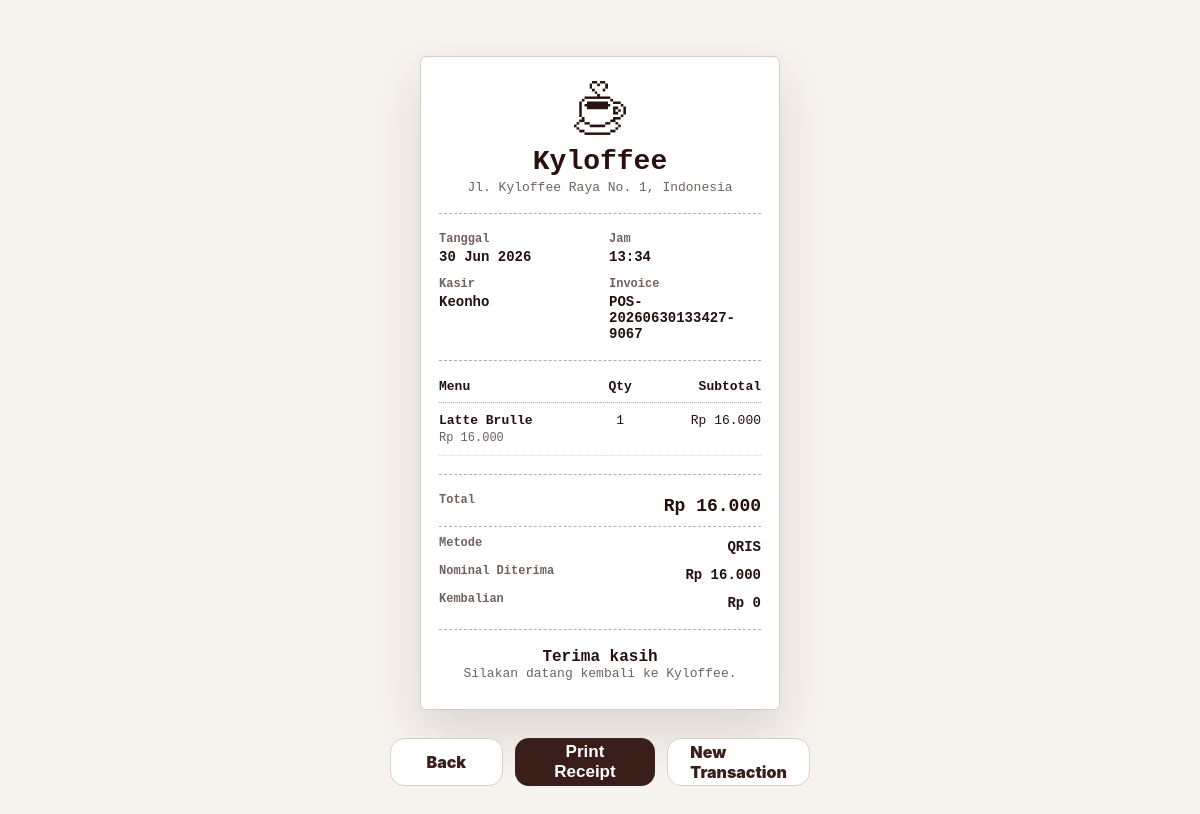
The app's page /pos/receipt/POS-20260630133427-9067 (signed in) with its own data.
### tables this page shows
CREATE TABLE users (
                id INTEGER PRIMARY KEY AUTOINCREMENT,
                full_name TEXT NOT NULL,
                email TEXT UNIQUE NOT NULL,
                password_hash TEXT NOT NULL,
                role TEXT NOT NULL,
                created_at TIMESTAMP DEFAULT CURRENT_TIMESTAMP
            , staff_phone TEXT, staff_position TEXT DEFAULT 'Staff', joined_date TEXT, staff_status TEXT DEFAULT 'Aktif', is_active INTEGER NOT NULL DEFAULT 1);

CREATE TABLE pos_transactions (
                id INTEGER PRIMARY KEY AUTOINCREMENT,
                order_code TEXT NOT NULL UNIQUE,
                transaction_date TEXT NOT NULL,
                transaction_time TEXT NOT NULL,
                customer_name TEXT DEFAULT 'Walk-in Customer',
                payment_method TEXT DEFAULT 'Tunai',
                subtotal_amount INTEGER NOT NULL DEFAULT 0,
                discount_amount INTEGER NOT NULL DEFAULT 0,
                tax_amount INTEGER NOT NULL DEFAULT 0,
                operational_cost INTEGER NOT NULL DEFAULT 0,
                total_amount INTEGER NOT NULL DEFAULT 0,
                item_count INTEGER NOT NULL DEFAULT 0,
                status TEXT NOT NULL DEFAULT 'Selesai',
                staff_id INTEGER,
                created_at TIMESTAMP DEFAULT CURRENT_TIMESTAMP
            );

CREATE TABLE pos_transaction_items (
                id INTEGER PRIMARY KEY AUTOINCREMENT,
                transaction_id INTEGER NOT NULL,
                menu_id INTEGER,
                menu_name TEXT NOT NULL,
                quantity INTEGER NOT NULL DEFAULT 1,
                unit_price INTEGER NOT NULL DEFAULT 0,
                subtotal INTEGER NOT NULL DEFAULT 0,
                created_at TIMESTAMP DEFAULT CURRENT_TIMESTAMP
            );

### app.py (the view)
@app.route("/pos/receipt/<order_code>")
@staff_required
def pos_receipt(order_code):
    order_code = normalize_order_code(order_code)
    transaction = fetch_transaction_detail(order_code)
    if transaction is None:
        flash("Transaksi tidak ditemukan.", "error")
        return redirect(url_for("pos"))
    payment = get_payment_details(order_code, transaction)
    return render_template(
        "receipt.html",
        transaction=transaction,
        payment=payment,
        received_display=format_currency(payment["received_amount"]),
        change_display=format_currency(payment["change_amount"]),
    )

### app.py (called while the page is built, shortened)
def get_db():
    global REMOTE_DB_FAILED
    if "db" not in g:
        should_try_mysql = DB_USE_MYSQL and not (REMOTE_DB_FAILED and DB_FALLBACK_SQLITE)
        sqlite_conn = sqlite3.connect(DATABASE)
        sqlite_conn.row_factory = sqlite3.Row
        g.db = DatabaseConnection(sqlite_conn, is_mysql=False)
    return g.db

def execute_script_commit(script):
    db = get_db()
    try:
        db.executescript(script)
        db.commit()
        app.logger.debug("DB script commit successful.")
    except Exception:
        db.rollback()
        app.logger.exception("DB schema change failed and rollback executed.")
        raise

def fetch_all_dict(cursor):
    rows = cursor.fetchall()
    if not rows:
        return []
    if isinstance(rows[0], dict):
        return rows
    columns = [col[0] for col in cursor.description]
    return [dict(zip(columns, row)) for row in rows]

def row_to_dict(row):
    if row is None:
        return {}
    if isinstance(row, dict):
        return row
    return dict(row)

def format_currency(amount):
    return f"Rp {int(amount or 0):,}".replace(",", ".")

def format_short_date(value):
    month_names = ["Jan", "Feb", "Mar", "Apr", "Mei", "Jun", "Jul", "Agu", "Sep", "Okt", "Nov", "Des"]
    return f"{value.day} {month_names[value.month - 1]} {value.year}"

def parse_report_date(value):
    if not value:
        return None
    try:
        return datetime.strptime(value, "%Y-%m-%d").date()
    except ValueError:
        return None

def normalize_order_code(value):
    value = str(value or "").strip().upper()
    allowed = "ABCDEFGHIJKLMNOPQRSTUVWXYZ0123456789-_"
    cleaned = "".join(char for char in value if char in allowed)
    return cleaned[:60]

def get_payment_details(order_code, transaction):
    stored = session.get("last_payment") or {}
    if stored.get("order_code") == order_code:
        return {
            "method": stored.get("payment_method") or transaction.get("payment_method") or "-",
            "received_amount": int(stored.get("received_amount") or 0),
            "change_amount": int(stored.get("change_amount") or 0),
        }
    total_amount = int(transaction.get("total_amount") or 0)
    return {
        "method": transaction.get("payment_method") or "-",
        "received_amount": total_amount,
        "change_amount": 0,
    }

    def adapt_sql(self, sql):
        if self.is_mysql:
            return sql.replace("?", "%s")
        return sql

    def commit(self):
        return self.conn.commit()

### templates/receipt.html (shortened to what this page needs)
{% extends 'base.html' %}
{% block body %}
<main class="receipt-page receipt-page--thermal">
    <section class="receipt-shell receipt-shell--thermal">
        <article class="thermal-receipt" id="receipt-print-area">
            <header class="thermal-receipt__header">
                <img src="{{ url_for('static', filename='assets/logo-coffee.png') }}" alt="Kyloffee" class="thermal-receipt__logo">
                <h1>Kyloffee</h1>
                <p>Jl. Kyloffee Raya No. 1, Indonesia</p>
            </header>
            <div class="thermal-divider"></div>
            <section class="thermal-meta">
                <div>
                    <span>Tanggal</span>
                    <strong>{{ transaction.date_display }}</strong>
                </div>
                <div>
                    <span>Jam</span>
                    <strong>{{ transaction.time_display }}</strong>
                </div>
                <div>
                    <span>Kasir</span>
                    <strong>{{ transaction.staff_name or 'Staff' }}</strong>
                </div>
                <div>
                    <span>Invoice</span>
                    <strong>{{ transaction.order_code }}</strong>
                </div>
            </section>
            <div class="thermal-divider"></div>
            <table class="thermal-table">
                <thead>
                    <tr>
                        <th>Menu</th>
                        <th>Qty</th>
                        <th>Subtotal</th>
                    </tr>
                </thead>
                <tbody>
                    {% for item in transaction['items'] %}
                        <tr>
                            <td>
                                <strong>{{ item.menu_name }}</strong>
                                <span>{{ item.unit_price_display }}</span>
                            </td>
                            <td>{{ item.quantity }}</td>
                            <td>{{ item.subtotal_display }}</td>
                        </tr>
                    {% endfor %}
                </tbody>
            </table>
            <div class="thermal-divider"></div>
            <section class="thermal-total-list">
                <div class="thermal-grand-total">
                    <span>Total</span>
                    <strong>{{ transaction.total_display }}</strong>
                </div>
                <div>
                    <span>Metode</span>
                    <strong>{{ payment.method }}</strong>
                </div>
                <div>
                    <span>Nominal Diterima</span>
                    <strong>{{ received_display }}</strong>
                </div>
                <div>
                    <span>Kembalian</span>
                    <strong>{{ change_display }}</strong>
                </div>
            </section>
            <div class="thermal-divider"></div>
            <footer class="thermal-receipt__footer">
                <strong>Terima kasih</strong>
                <p>Silakan datang kembali ke Kyloffee.</p>
            </footer>
        </article>
        <div class="receipt-actions no-print">
            <a href="{{ url_for('payment_success', order_code=transaction.order_code) }}" class="secondary-payment-button">Back</a>
            <button type="button" onclick="window.print()" class="pos-checkout-button">Print Receipt</button>
            <a href="{{ url_for('pos') }}" class="secondary-payment-button">New Transaction</a>
        </div>
    </section>
</main>
{% endblock %}

### static/css/style.css (style rules this page uses)
:root { --brown: #1d1008; --brown-2: #2a180d; --cream: #fbf3ec; --cream-2: #f6eee8; --line: #ded1c8; --text: #24120c; --muted: #72625b; --white: #fff; --danger: #b83a2f; --success: #2f7d4f; }
* { box-sizing: border-box; }
html, body { min-height: 100%; }
body { margin: 0; font-family: Arial, Helvetica, sans-serif; color: var(--text); background: #fbfaf8; }
a { color: inherit; }
.pos-checkout-button { width: 100%; min-height: 52px; margin-top: 18px; border: 0; border-radius: 14px; background: var(--brown); color: white; font-size: 17px; font-weight: 900; cursor: pointer; }
.pos-page, .payment-result-page, .receipt-page { --payment-bg: #F7F3EE; --payment-primary: #3A1E1A; --payment-border: #D8CFC8; --payment-hover: #4D2823; --payment-muted: #7B6E68; --payment-card: #FFFFFF; font-family: "Inter", "Poppins", Arial, Helvetica, sans-serif; }
.small-button, .pos-add-button, .pos-checkout-button { background: var(--payment-primary); border-radius: 14px; }
.pos-checkout-button { display: inline-flex; align-items: center; justify-content: center; text-align: center; text-decoration: none; }
.payment-result-page, .receipt-page { min-height: 100vh; display: grid; place-items: center; padding: 40px; background: var(--payment-bg); }
.payment-success-actions, .receipt-actions { display: flex; justify-content: center; gap: 12px; margin-top: 26px; }
.payment-success-actions .pos-checkout-button, .receipt-actions .pos-checkout-button { width: auto; margin-top: 0; padding: 0 24px; }
.secondary-payment-button { min-height: 52px; display: inline-flex; align-items: center; justify-content: center; padding: 0 22px; border: 1px solid var(--payment-border); border-radius: 14px; background: white; color: var(--payment-primary); font-weight: 900; text-decoration: none; cursor: pointer; }
.receipt-shell { width: min(100%, 520px); }
.payment-order-totals div, .thermal-total-list div { display: flex; justify-content: space-between; gap: 18px; }
.receipt-page--thermal { min-height: 100vh; padding: 56px 24px; background: #f7f3ee; }
.receipt-shell--thermal { width: min(100%, 420px); margin: 0 auto; }
.thermal-receipt { width: min(100%, 360px); margin: 0 auto; padding: 24px 18px 28px; border: 1px solid #d8cfc8; border-radius: 6px; background: white; color: #24110e; font-family: "Courier New", Courier, monospace; box-shadow: 0 22px 50px rgba(58, 30, 26, .14); }
.thermal-receipt__header, .thermal-receipt__footer { text-align: center; }
.thermal-receipt__logo { width: 54px; height: 54px; object-fit: contain; }
.thermal-receipt h1 { margin: 8px 0 4px; color: #2a100d; font-size: 28px; line-height: 1; }
.thermal-receipt p { margin: 0; color: #6f625d; font-size: 13px; }
.thermal-divider { margin: 18px 0; border-top: 1px dashed #b9ada8; }
.thermal-meta { display: grid; grid-template-columns: 1fr 1fr; gap: 12px 18px; }
.thermal-meta span, .thermal-total-list span { display: block; color: #6f625d; font-size: 12px; font-weight: 700; }
.thermal-meta strong, .thermal-total-list strong { display: block; margin-top: 3px; color: #24110e; font-size: 14px; word-break: break-word; }
.thermal-table { width: 100%; border-collapse: collapse; font-size: 13px; }
.thermal-table th { padding: 0 0 8px; border-bottom: 1px dotted #b9ada8; color: #24110e; text-align: left; }
.thermal-table th:nth-child(2), .thermal-table td:nth-child(2) { text-align: center; }
.thermal-table th:last-child, .thermal-table td:last-child { text-align: right; }
.thermal-table td { padding: 10px 0; border-bottom: 1px dotted #e1d8d1; vertical-align: top; }
.thermal-table td strong { display: block; font-size: 13px; }
.thermal-table td span { display: block; margin-top: 3px; color: #6f625d; font-size: 12px; }
.thermal-total-list { display: grid; gap: 9px; }
.thermal-grand-total { padding-bottom: 10px; border-bottom: 1px dashed #b9ada8; }
.thermal-grand-total strong { font-size: 18px; }
.receipt-shell--thermal .receipt-actions { margin-top: 28px; display: grid; grid-template-columns: 1fr 1.25fr 1fr; gap: 12px; }
.receipt-shell--thermal .receipt-actions > * { min-height: 48px; }

### records on screen
pos_transactions: method "QRIS"
pos_transaction_items: menu_name "Latte Brulle", unit_price_display "Rp 16.000", quantity "1", subtotal_display "Rp 16.000"

### other values on screen
{{ transaction.date_display }} "30 Jun 2026"
{{ transaction.time_display }} "13:34"
{{ transaction.total_display }} "Rp 16.000"
{{ received_display }} "Rp 16.000"
{{ change_display }} "Rp 0"
